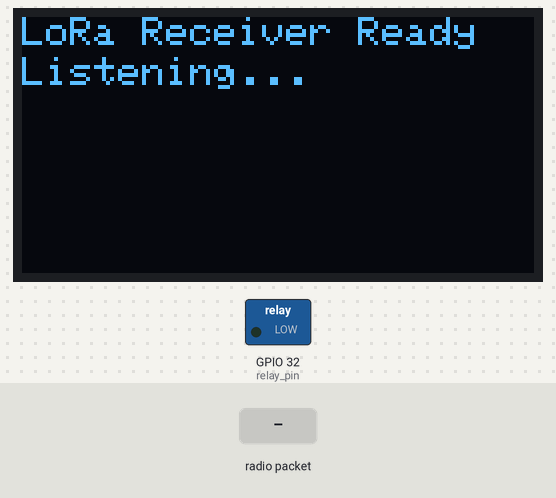
The sketch below on a simulated ESP32. Parts: 128×64 one-colour display, switched loads named in the sketch (green lamp = pin HIGH). Inputs (shaded band) come from the test bench. Uploads are accepted with an empty reply; no radio packets arrive unless stated; what the sketch prints to the serial monitor is not drawn.

Above: at 4.3 s.
4.4 s: radio packet "DC-ON" arrives
At 4.7 s:
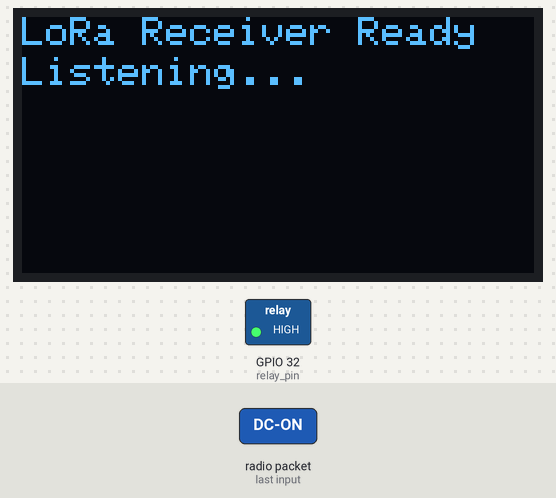
8.9 s: radio packet "DC-OFF" arrives
At 9.3 s:
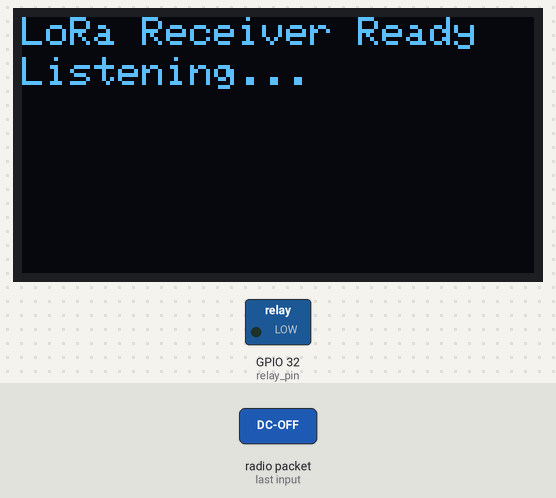
Timing chart, 0 to 11.9 s (numbered marks = the images above; inputs shaded):
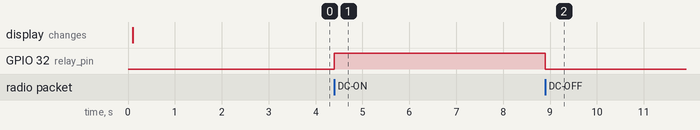

Measured:
- after the input at 4.4 s, GPIO 32 (relay_pin): LOW → HIGH at once
- after the input at 8.9 s, GPIO 32 (relay_pin): HIGH → LOW at once

The sketch:

ESPB.ino
```cpp
#include <SPI.h>
#include <Wire.h>
#include <LoRa.h>
#include <Adafruit_GFX.h>
#include <Adafruit_SSD1306.h>

//OLED DEFINE BEGIN
#define SCREEN_WIDTH 128
#define SCREEN_HEIGHT 64
#define OLED_RESET    -1
Adafruit_SSD1306 display(SCREEN_WIDTH, SCREEN_HEIGHT, &Wire, OLED_RESET);
//OLED END

//LORA DEFINE BEGIN
#define NSS 4
#define RST 15
#define TINY_GSM_MODEM_SIM800
#include <TinyGsmClient.h>
#include <ArduinoJson.h>

#define DIO0 2
#define LORA_FREQ 433E6
//LORA DEFINE END

//DEFINE SIM800L BEGIN
#define RX2 16
#define TX2 17
#define SerialAT Serial2
#define APN "wap"
#define USER ""
#define PASS ""
//RELAY DEFINE BEGIN
#define relay_pin 32
//SSR DEFINE BEGIN
#define SSR_PIN 25

const char* server = "myesp32test.loca.lt";
const int serverPort = 80;

// PHP script paths
const char* updatePath = "/iot/update.php";
const char* readPath   = "/iot/read.php";
String receivedMsg;

TinyGsm modem(SerialAT);
TinyGsmClient client(modem);

String buff;
//DEFINE SIM800L END


bool relayState = LOW;
//RELAY DEFINE END

bool ssrState = LOW;
//SSR DEINE END

bool busy = false;

void setup() {
  Serial.begin(9600);
  /**/
  while (!Serial);

  pinMode(relay_pin, OUTPUT);
  digitalWrite(relay_pin, relayState);

  pinMode(SSR_PIN, OUTPUT);
  digitalWrite(SSR_PIN, ssrState);

  // OLED INIT
  if (!display.begin(SSD1306_SWITCHCAPVCC, 0x3C)) {
    Serial.println("OLED failed!");
    while (1);
  }
  //OLED INIT END

  //LORA INIT
  display.clearDisplay();
  display.setTextSize(1);
  display.setTextColor(SSD1306_WHITE);
  display.setCursor(0, 0);
  display.println("LoRa Receiver Ready");
  display.display();

  LoRa.setPins(NSS, RST, DIO0);
  LoRa.setSPIFrequency(1E6);
  LoRa.setTxPower(20);

  if (!LoRa.begin(LORA_FREQ)) {
    Serial.println("LoRa init failed!");
    display.clearDisplay();
    display.setCursor(0, 0);
    display.println("LoRa Init Failed");
    display.display();
    while (1);
  }

  Serial.println("LoRa initialized");
  display.setCursor(0, 10);
  display.println("Listening...");
  display.display();
  //LORA INIT END

  //SIM800L INIT BEGIN
  Serial.println("Booting...");

  SerialAT.begin(9600, SERIAL_8N1, RX2, TX2);
  delay(3000);

  pinMode(relay_pin, OUTPUT);
  pinMode(SSR_PIN, OUTPUT);
  digitalWrite(relay_pin, relayState);
  digitalWrite(SSR_PIN, ssrState);

  // Initialize modem
  Serial.println("Initializing Modem...");
  if (!modem.restart()) {
    Serial.println("Failed to restart modem");
  } else {
    Serial.println("Modem restarted successfully");
  }
  modem.sendAT("+CMGF=1"); // SMS Text mode
  modem.sendAT("+CNMI=1,2,0,0,0"); // New SMS notification to serial
  Serial.println("SIM800L ready to receive SMS.");
  Serial.println("Connecting to network...");
  if (!modem.waitForNetwork()) {
    Serial.println("Network failed!");
    while (1);
  }

  Serial.println("Connecting to GPRS...");
  if (!modem.gprsConnect(APN, USER, PASS)) {
    Serial.println("GPRS Connect Failed!");
    while (1);
  }
  Serial.println("GPRS Connected!");
  //SIM800L END
}

void loop() {
  // int packetSize = LoRa.parsePacket();

  // if (packetSize) {
  //   String received = "";
  //   while (LoRa.available()) {
  //     received += (char)LoRa.read();
  //   }
  //   received.trim();

  //   if (received == "DC-ON") {
  //     relayState = HIGH;
  //   } else if (received == "DC-OFF") {
  //     relayState = LOW;
  //   } else if(received == "AC-ON"){
  //     ssrState = HIGH;
  //   } else if(received == "AC-OFF") {
  //     ssrState = LOW;
  //   }

  //   Serial.print("Received: ");
  //   Serial.println(received);

  //   display.clearDisplay();
  //   display.setCursor(0, 0);
  //   display.println("Received:");
  //   display.println(received);
  //   display.setCursor(0, 40);
  //   display.print("RSSI: ");
  //   display.println(LoRa.packetRssi());
  //   display.display();
  // }
  handleLoRa();
  digitalWrite(relay_pin, relayState);
  digitalWrite(SSR_PIN, ssrState);
    // ---------- Read SMS ----------
  checkSMS();

  static unsigned long lastHttp = 0;
  if (millis() - lastHttp >= 8000) {
      readCommands();
      sendStatus();
      lastHttp = millis();
  }
}

// ---------- Read relay/SSR command from read.php ----------
void readCommands() {
  if (!client.connect(server, serverPort)) {
    Serial.println("Read connection failed");
    return;
  }

  client.print(String("GET ") + readPath + " HTTP/1.1\r\n" +
               "Host: " + server + "\r\n" +
               "Connection: close\r\n\r\n");

  String line;
  String jsonReply;
  bool headersEnded = false;
  unsigned long timeout = millis();

  while (client.connected() && millis() - timeout < 5000) {
    while (client.available()) {
      line = client.readStringUntil('\n');

      if (!headersEnded) {
        // empty line indicates end of headers
        if (line == "\r" || line.length() == 0) {
          headersEnded = true;
        }
      } else {
        // this is JSON body
        jsonReply += line;
      }
    }
  }
  client.stop();

  // Parse JSON
  DynamicJsonDocument doc(256);
  DeserializationError error = deserializeJson(doc, jsonReply);
  if (!error) {
    String dc = doc["relay"] | "";
    String ac = doc["ssr"]   | "";

    relayState = (dc == "DC-ON") ? HIGH : LOW;
    ssrState   = (ac == "AC-ON") ? HIGH : LOW;

    digitalWrite(relay_pin, relayState);
    digitalWrite(SSR_PIN, ssrState);

    Serial.println("DC: " + String(relayState ? "ON" : "OFF") +
                   " | AC: " + String(ssrState ? "ON" : "OFF"));
  } else {
    Serial.println("Failed to parse JSON");
    Serial.println(jsonReply);  // Print raw reply for debugging
  }
}

// ---------- Send current status to update.php ----------
void sendStatus() {
  if (!client.connect(server, serverPort)) {
    Serial.println("Update connection failed");
    return;
  }

  String url = String(updatePath) + "?relay=" + (relayState ? "DC-ON" : "DC-OFF")
               + "&ssr=" + (ssrState ? "AC-ON" : "AC-OFF");

  client.print(String("GET ") + url + " HTTP/1.1\r\n" +
               "Host: " + server + "\r\n" +
               "Connection: close\r\n\r\n");

  while (client.connected()) {
    while (client.available()) {
      String line = client.readStringUntil('\n');
      Serial.println(line);
    }
  }
  client.stop();
}

void processSMS(String msg) {
  msg.trim();
  msg.replace("\r", "");
  msg.replace("\n", "");
  msg.replace("\"", "");
  msg.toUpperCase();

  Serial.println("Cleaned SMS: [" + msg + "]");

  bool changed = false;

  if (msg.indexOf("DC-ON") != -1) {
    relayState = HIGH;
    changed = true;
  }
  else if (msg.indexOf("DC-OFF") != -1) {
    relayState = LOW;
    changed = true;
  }
  else if (msg.indexOf("AC-ON") != -1) {
    ssrState = HIGH;
    changed = true;
  }
  else if (msg.indexOf("AC-OFF") != -1) {
    ssrState = LOW;
    changed = true;
  }

  digitalWrite(relay_pin, relayState);
  digitalWrite(SSR_PIN, ssrState);

  if (changed) {
    updateServerFromSMS();
  }

  if (msg == "STATUS") {
    sendSMSAuto("+880XXXXXXXXXX", "ESP32 is online");
  }
}

// ---------- SEND SMS USING TinyGSM ---------- //
void sendSMSAuto(String number, String text) {
  Serial.println("Sending SMS to " + number + "...");
  if (modem.sendSMS(number, text)) {
    Serial.println("SMS sent successfully!");
  } else {
    Serial.println("SMS send failed!");
  }
}

void checkSMS() {
  while (SerialAT.available()) {
    String line = SerialAT.readStringUntil('\n');
    line.trim();

    if (line.startsWith("+CMT:")) {

      // Wait until full SMS arrives
      unsigned long start = millis();
      String smsText = "";

      while (millis() - start < 2000) {  // wait up to 2 seconds
        if (SerialAT.available()) {
          smsText += SerialAT.readString();
        }
      }

      smsText.trim();
      Serial.println("SMS Received: [" + smsText + "]");
      processSMS(smsText);
    }
  }
}

void updateServerFromSMS() {
  if (!client.connect(server, serverPort)) {
    Serial.println("SMS update server connect failed");
    return;
  }

  String url = String(updatePath) +
               "?relay=" + (relayState ? "DC-ON" : "DC-OFF") +
               "&ssr="   + (ssrState   ? "AC-ON" : "AC-OFF");

  client.print(String("GET ") + url + " HTTP/1.1\r\n" +
               "Host: " + server + "\r\n" +
               "Connection: close\r\n\r\n");

  while (client.connected()) {
    while (client.available()) {
      client.readStringUntil('\n');  // ignore response
    }
  }
  client.stop();
  Serial.println("Server updated from SMS.");
  delay(500);
}
void handleLoRa() {
  if (busy) return;

  int packetSize = LoRa.parsePacket();
  if (packetSize) {
    busy = true;
    String received = "";
    while (LoRa.available()) {
      received += (char)LoRa.read();
    }
    received.trim();
    handleRelay(received);
    busy = false;
  }
}

void handleRelay(String received) {
  bool changed = false;
  if (received == "DC-ON") {
    relayState = HIGH;
    changed = true;
  } else if (received == "DC-OFF") {
    relayState = LOW;
    changed = true;
  }
  else if (received == "AC-ON") {
    ssrState = HIGH;
    changed = true;
  }
  else if (received == "AC-OFF") {
    ssrState = LOW;
    changed = true;
  }

  if (changed) {
    digitalWrite(relay_pin, relayState);
    digitalWrite(SSR_PIN, ssrState);
    updateServerFromLoRa();
  }
}

void updateServerFromLoRa() {
  if (!client.connect(server, serverPort)) {
    Serial.println("LoRa update server connect failed");
    return;
  }
  String url = String(updatePath) +
               "?relay=" + (relayState? "DC-ON":"DC-OFF") +
               "&ssr=" + (ssrState? "AC-ON" : "AC-OFF");
  client.print(String("GET ") + url + " HTTP/1.1\r\n" +
               "Host: " + server + "\r\n" +
               "Connection: close\r\n\r\n");
  while(client.connected()) {
    while(client.available()) {
      client.readStringUntil('\n');
    }
  }
  client.stop();
  Serial.println("Server updated from LoRa");
}
```
